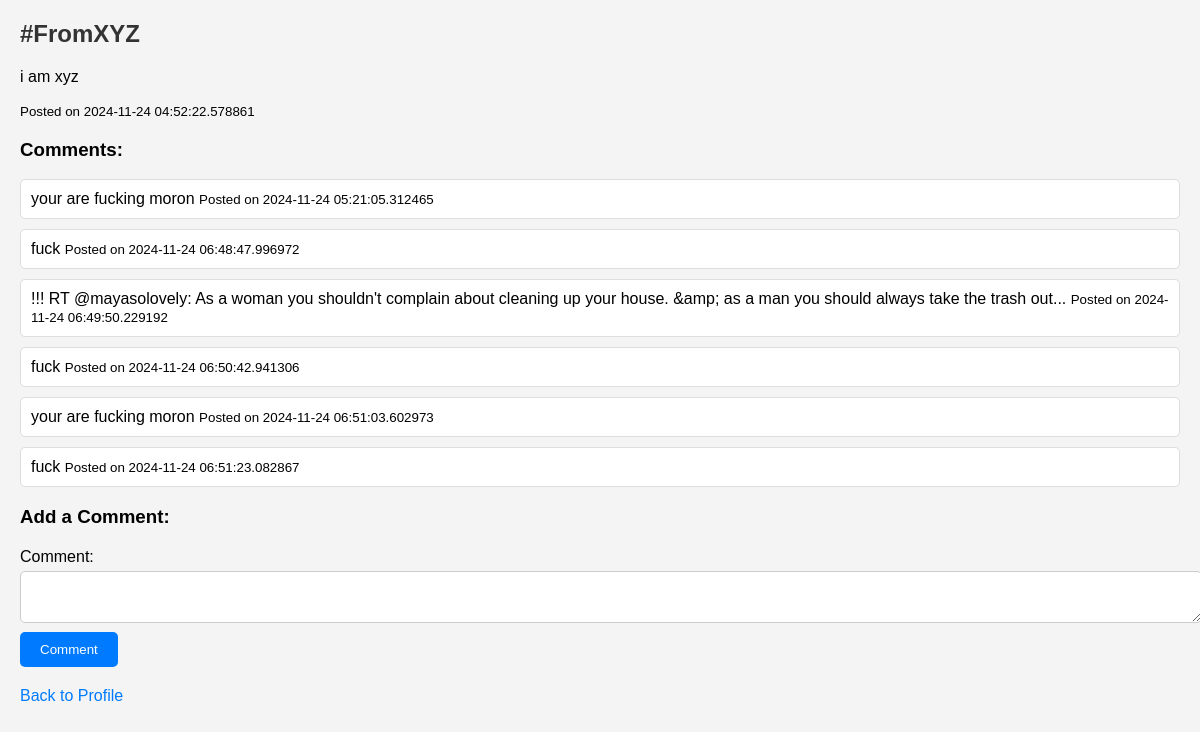
/post/3 (signed in), run on the app's committed database.
### app.py (models this page shows)
class Post(db.Model):
    id = db.Column(db.Integer, primary_key=True)
    title = db.Column(db.String(150), nullable=False)
    content = db.Column(db.Text, nullable=False)
    timestamp = db.Column(db.DateTime, default=datetime.utcnow)
    user_id = db.Column(db.Integer, db.ForeignKey('user.id'), nullable=False)
    comments = db.relationship('Comment', backref='post', lazy=True)

class Comment(db.Model):
    id = db.Column(db.Integer, primary_key=True)
    content = db.Column(db.Text, nullable=False)
    timestamp = db.Column(db.DateTime, default=datetime.utcnow)
    post_id = db.Column(db.Integer, db.ForeignKey('post.id'), nullable=False)

### app.py (the view, shortened to what this page needs)
@app.route('/post/<int:post_id>', methods=['GET', 'POST'])
def post_details(post_id):
    post = Post.query.get_or_404(post_id)
    harassment_alert = None  # Initialize harassment alert
    return render_template(
        'post_details.html',
        post=post,
        harassment_alert=harassment_alert
    )

### templates/post_details.html (shortened to what this page needs)
{% extends "base.html" %}
{% block content %}
<h2>{{ post.title }}</h2>
<p>{{ post.content }}</p>
<small>Posted on {{ post.timestamp }}</small>
<h3>Comments:</h3>
<ul>
    {% for comment in post.comments %}
        <li>
            {{ comment.content }}
            <small>Posted on {{ comment.timestamp }}</small>
        </li>
    {% endfor %}
</ul>
<h3>Add a Comment:</h3>
<form method="POST">
    <label for="content">Comment:</label>
    <textarea id="content" name="content" required></textarea>
    <br>
    <button type="submit">Comment</button>
</form>
<a href="{{ url_for('home') }}">Back to Profile</a>
{% endblock %}

### templates/base.html (shortened to what this page needs)
<!DOCTYPE html>
<html>
<head>
    <link rel="stylesheet" href="{{ url_for('static', filename='css/styles.css') }}">
</head>
<body>
    {% block content %}{% endblock %}
</body>
</html>

### static/css/styles.css (style rules this page uses)
body { font-family: Arial, sans-serif; margin: 20px; padding: 0; background-color: #f4f4f4; }
h2 { color: #333; }
form { margin: 20px 0; }
input, textarea { margin: 5px 0; padding: 10px; width: 100%; border: 1px solid #ccc; border-radius: 5px; }
button { padding: 10px 20px; background-color: #007BFF; color: #fff; border: none; border-radius: 5px; cursor: pointer; }
ul { list-style-type: none; padding: 0; }
li { margin: 10px 0; padding: 10px; background: #fff; border: 1px solid #ddd; border-radius: 5px; }
a { color: #007BFF; text-decoration: none; }

### data on the page
Post: title "#FromXYZ", content "i am xyz", timestamp "2024-11-24 04:52:22.578861"
Comment: content "your are fucking moron", timestamp "2024-11-24 05:21:05.312465"
Comment: content "fuck", timestamp "2024-11-24 06:48:47.996972"
Comment: content "!!! RT @mayasolovely: As a woman you shouldn't complain about cleaning up your house. &amp; as a man you should always take the trash out...", timestamp "2024-11-24 06:49:50.229192"
Comment: content "fuck", timestamp "2024-11-24 06:50:42.941306"
Comment: content "your are fucking moron", timestamp "2024-11-24 06:51:03.602973"
Comment: content "fuck", timestamp "2024-11-24 06:51:23.082867"
